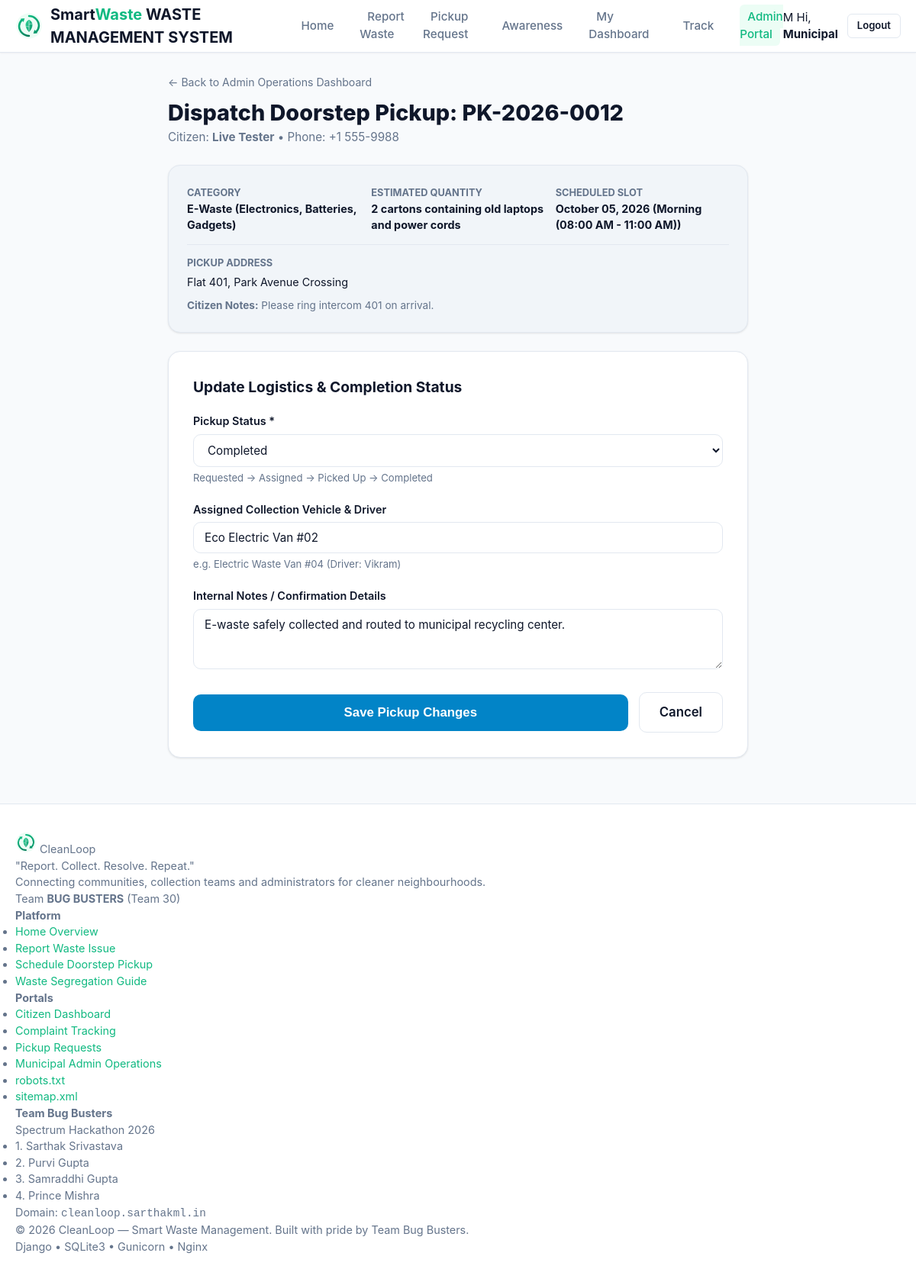
Page /admin-portal/pickup/PK-2026-0012/ (signed in) on the committed database.
### waste_management/models.py (models this page shows, shortened)
class PickupRequest(models.Model):
    WASTE_CATEGORIES = [
        ('ORGANIC', 'Organic / Wet Waste'),
        ('PLASTIC', 'Plastic (Bottles, Containers, Wrappers)'),
        ('PAPER', 'Paper & Cardboard'),
        ('E_WASTE', 'E-Waste (Electronics, Batteries, Gadgets)'),
        ('GLASS', 'Glass (Bottles, Jars, Broken Glass)'),
        ('METAL', 'Metal & Scrap Materials'),
        ('GENERAL', 'General Solid Waste'),
        ('OTHER', 'Other Miscellaneous Waste'),
    ]
    STATUS_CHOICES = [
        ('REQUESTED', 'Requested'),
        ('ASSIGNED', 'Assigned'),
        ('PICKED_UP', 'Picked Up'),
        ('COMPLETED', 'Completed'),
    ]
    pickup_id = models.CharField(max_length=30, unique=True, editable=False, db_index=True)
    user = models.ForeignKey(User, on_delete=models.CASCADE, related_name='pickup_requests')
    waste_category = models.CharField(max_length=30, choices=WASTE_CATEGORIES)
    quantity = models.CharField(max_length=100, help_text="e.g. 2 bags, 1 carton box, ~10 kg")
    pickup_address = models.TextField(help_text="Complete address with flat/door number")
    preferred_date = models.DateField(help_text="Preferred collection date")
    preferred_time = models.CharField(
        max_length=50,
        default='Morning (09:00 AM - 12:00 PM)',
        help_text="Time window for pickup"
    )
    notes = models.TextField(blank=True, help_text="Access instructions, gate codes, or special handling")
    status = models.CharField(max_length=20, choices=STATUS_CHOICES, default='REQUESTED')
    assigned_vehicle = models.CharField(max_length=100, blank=True, default='', help_text="Vehicle or team assigned")
    admin_notes = models.TextField(blank=True, default='')
    created_at = models.DateTimeField(auto_now_add=True)
    updated_at = models.DateTimeField(auto_now=True)
    class Meta:
        ordering = ['-created_at']

class UserProfile(models.Model):
    user = models.OneToOneField(User, on_delete=models.CASCADE, related_name='profile')
    phone = models.CharField(max_length=20, blank=True, help_text="Contact number for SMS/call verification")
    address = models.CharField(max_length=255, blank=True, help_text="Default residence or society address")
    is_admin_staff = models.BooleanField(default=False, help_text="Designates if this citizen is an admin staff member")
    created_at = models.DateTimeField(auto_now_add=True)

### waste_management/views.py (the view)
# urls.py: path('admin-portal/pickup/<str:pickup_id>/', views.admin_pickup_update_view, name='admin_pickup_update'),
@login_required
@user_passes_test(is_staff_or_admin, login_url='landing')
def admin_pickup_update_view(request, pickup_id):
    pickup = get_object_or_404(PickupRequest, pickup_id=pickup_id)
    if request.method == 'POST':
        form = AdminPickupUpdateForm(request.POST, instance=pickup)
        if form.is_valid():
            form.save()
            messages.success(request, f"Pickup request {pickup.pickup_id} updated successfully.")
            return redirect('admin_dashboard')
        else:
            messages.error(request, "Failed to update pickup request.")
    else:
        form = AdminPickupUpdateForm(instance=pickup)
    context = {
        'pickup': pickup,
        'form': form,
    }
    return render(request, 'waste_management/admin_pickup_update.html', context)

### templates/waste_management/admin_pickup_update.html (shortened to what this page needs)
{% extends 'base.html' %}
{% block content %}
<div style="max-width: 760px; margin: 0 auto;">
  <div style="margin-bottom: 24px;">
    <a href="{% url 'admin_dashboard' %}" style="font-size: 0.88rem; color: var(--text-muted); display: inline-flex; align-items: center; gap: 4px; margin-bottom: 8px;">
      ← Back to Admin Operations Dashboard
    </a>
    <h1 style="font-size: 1.8rem; font-weight: 800; color: var(--text-main);">
      Dispatch Doorstep Pickup: {{ pickup.pickup_id }}
    </h1>
    <p style="color: var(--text-muted); font-size: 0.95rem;">
      Citizen: <strong>{{ pickup.user.get_full_name|default:pickup.user.username }}</strong> • Phone: {{ pickup.user.profile.phone|default:"N/A" }}
    </p>
  </div>
  <div class="card" style="margin-bottom: 24px; background: var(--bg-alt);">
    <div style="display: grid; grid-template-columns: repeat(auto-fit, minmax(200px, 1fr)); gap: 14px; font-size: 0.9rem;">
      <div>
        <span style="color: var(--text-muted); font-size: 0.8rem; font-weight: 700;">CATEGORY</span>
        <div style="font-weight: 700;">{{ pickup.get_waste_category_display }}</div>
      </div>
      <div>
        <span style="color: var(--text-muted); font-size: 0.8rem; font-weight: 700;">ESTIMATED QUANTITY</span>
        <div style="font-weight: 700;">{{ pickup.quantity }}</div>
      </div>
      <div>
        <span style="color: var(--text-muted); font-size: 0.8rem; font-weight: 700;">SCHEDULED SLOT</span>
        <div style="font-weight: 700;">{{ pickup.preferred_date|date:"F d, Y" }} ({{ pickup.preferred_time }})</div>
      </div>
    </div>
    <div style="margin-top: 14px; padding-top: 12px; border-top: 1px solid var(--border-color); font-size: 0.9rem;">
      <span style="color: var(--text-muted); font-size: 0.8rem; font-weight: 700;">PICKUP ADDRESS</span>
      <p style="margin-top: 4px; color: var(--text-main);">{{ pickup.pickup_address }}</p>
    </div>
    {% if pickup.notes %}
      <div style="margin-top: 10px; font-size: 0.85rem; color: var(--text-muted);">
        <strong>Citizen Notes:</strong> {{ pickup.notes }}
      </div>
    {% endif %}
  </div>
  <div class="card" style="padding: 32px;">
    <h3 style="font-size: 1.2rem; font-weight: 700; margin-bottom: 20px;">Update Logistics & Completion Status</h3>
    <form method="POST">
      <div class="form-group">
        <label class="form-label" for="{{ form.status.id_for_label }}">
          Pickup Status *
        </label>
        {{ form.status }}
        <div class="form-text">Requested → Assigned → Picked Up → Completed</div>
      </div>
      <div class="form-group">
        <label class="form-label" for="{{ form.assigned_vehicle.id_for_label }}">
          Assigned Collection Vehicle & Driver
        </label>
        {{ form.assigned_vehicle }}
        <div class="form-text">e.g. Electric Waste Van #04 (Driver: Vikram)</div>
      </div>
      <div class="form-group">
        <label class="form-label" for="{{ form.admin_notes.id_for_label }}">
          Internal Notes / Confirmation Details
        </label>
        {{ form.admin_notes }}
      </div>
      <div style="display: flex; gap: 14px; align-items: center; margin-top: 24px;">
        <button type="submit" class="btn btn-secondary btn-lg" style="flex: 1;">
          Save Pickup Changes
        </button>
        <a href="{% url 'admin_dashboard' %}" class="btn btn-outline btn-lg">
          Cancel
        </a>
      </div>
    </form>
  </div>
</div>
{% endblock %}

### templates/base.html (shortened to what this page needs)
{% load static %}
<!DOCTYPE html>
<html lang="en">
<head>
  <link rel="stylesheet" href="{% static 'css/style.css' %}">
</head>
<body>
  <header class="navbar" role="banner">
    <div class="container nav-container">
      <a href="{% url 'landing' %}" class="brand-logo" aria-label="SmartWaste Home">
        <img src="{% static 'images/cleanloop-mark.svg' %}" alt="SmartWaste Mark" width="36" height="36" class="brand-mark-img">
        <div class="brand-text">
          <span class="brand-name">Smart<span class="highlight">Waste</span></span>
          <span class="brand-sub">WASTE MANAGEMENT SYSTEM</span>
        </div>
      </a>
      <nav aria-label="Primary Navigation">
        <ul class="nav-menu" id="navMenu">
          <li><a href="{% url 'landing' %}" class="nav-link {% if request.resolver_match.url_name == 'landing' %}active{% endif %}">Home</a></li>
          <li><a href="{% url 'report_waste' %}" class="nav-link {% if request.resolver_match.url_name == 'report_waste' %}active{% endif %}">Report Waste</a></li>
          <li><a href="{% url 'pickup_request' %}" class="nav-link {% if request.resolver_match.url_name == 'pickup_request' %}active{% endif %}">Pickup Request</a></li>
          <li><a href="{% url 'awareness' %}" class="nav-link {% if request.resolver_match.url_name == 'awareness' %}active{% endif %}">Awareness</a></li>
          {% if user.is_authenticated %}
            <li><a href="{% url 'citizen_dashboard' %}" class="nav-link {% if request.resolver_match.url_name == 'citizen_dashboard' %}active{% endif %}">My Dashboard</a></li>
            <li><a href="{% url 'complaint_tracking' %}" class="nav-link {% if request.resolver_match.url_name == 'complaint_tracking' %}active{% endif %}">Track</a></li>
            {% if user.is_staff or user.profile.is_admin_staff or user.is_superuser %}
              <li><a href="{% url 'admin_dashboard' %}" class="nav-link admin-nav-link {% if 'admin' in request.resolver_match.url_name %}active{% endif %}">Admin Portal</a></li>
            {% endif %}
          {% endif %}
        </ul>
      </nav>
      <div class="nav-actions">
        {% if user.is_authenticated %}
          <div class="user-greeting">
            <span class="user-avatar-circle" aria-hidden="true">{{ user.first_name|default:user.username|make_list|first|upper }}</span>
            <span class="user-name-text">Hi, <strong>{{ user.first_name|default:user.username }}</strong></span>
          </div>
          <a href="{% url 'logout' %}" class="btn btn-outline btn-sm">Logout</a>
        {% else %}
          <a href="{% url 'login' %}" class="btn btn-outline btn-sm">Login</a>
          <a href="{% url 'register' %}" class="btn btn-primary btn-sm">Register</a>
        {% endif %}
      </div>
    </div>
  </header>
  <main class="main-content" id="main-content">
    <div class="container">
      {% block content %}
      {% endblock %}
    </div>
  </main>
  <footer class="footer" role="contentinfo">
    <div class="container footer-grid">
      <div class="footer-brand-col">
        <div class="footer-brand">
          <img src="{% static 'images/cleanloop-mark.svg' %}" alt="CleanLoop Mark" width="28" height="28">
          <span class="footer-brand-name">Clean<span class="highlight">Loop</span></span>
        </div>
        <p class="footer-tagline">"Report. Collect. Resolve. Repeat."</p>
        <p class="footer-subline">Connecting communities, collection teams and administrators for cleaner neighbourhoods.</p>
        <div class="footer-badge">
           Team <strong>BUG BUSTERS</strong> (Team 30)
        </div>
      </div>
      <div class="footer-nav-col">
        <h4>Platform</h4>
        <ul>
          <li><a href="{% url 'landing' %}">Home Overview</a></li>
          <li><a href="{% url 'report_waste' %}">Report Waste Issue</a></li>
          <li><a href="{% url 'pickup_request' %}">Schedule Doorstep Pickup</a></li>
          <li><a href="{% url 'awareness' %}">Waste Segregation Guide</a></li>
        </ul>
      </div>
      <div class="footer-nav-col">
        <h4>Portals</h4>
        <ul>
          {% if user.is_authenticated %}
            <li><a href="{% url 'citizen_dashboard' %}">Citizen Dashboard</a></li>
            <li><a href="{% url 'complaint_tracking' %}">Complaint Tracking</a></li>
            <li><a href="{% url 'pickup_list' %}">Pickup Requests</a></li>
            {% if user.is_staff or user.profile.is_admin_staff or user.is_superuser %}
              <li><a href="{% url 'admin_dashboard' %}">Municipal Admin Operations</a></li>
            {% endif %}
          {% else %}
            <li><a href="{% url 'login' %}">Citizen & Staff Login</a></li>
            <li><a href="{% url 'register' %}">Create Citizen Account</a></li>
          {% endif %}
          <li><a href="/robots.txt">robots.txt</a></li>
          <li><a href="/sitemap.xml">sitemap.xml</a></li>
        </ul>
      </div>
      <div class="footer-team-col">
        <h4>Team Bug Busters</h4>
        <p class="team-subtext">Spectrum Hackathon 2026</p>
        <ul class="team-list">
          <li>1. Sarthak Srivastava</li>
          <li>2. Purvi Gupta</li>
          <li>3. Samraddhi Gupta</li>
          <li>4. Prince Mishra</li>
        </ul>
        <p class="production-domain">Domain: <code>cleanloop.sarthakml.in</code></p>
      </div>
    </div>
    <div class="container footer-bottom">
      <p>© 2026 CleanLoop — Smart Waste Management. Built with pride by Team Bug Busters.</p>
      <div class="footer-tech-stack">
        <span>Django</span> • <span>SQLite3</span> • <span>Gunicorn</span> • <span>Nginx</span>
      </div>
    </div>
  </footer>
</body>
</html>

### rows in the picture
PickupRequest: pickup_id "PK-2026-0012", user.get_full_name "Live Tester", user.profile.phone "+1 555-9988", waste_category "E-Waste (Electronics, Batteries, Gadgets)", quantity "2 cartons containing old laptops and power cords", preferred_date "October 05, 2026", preferred_time "Morning (08:00 AM - 11:00 AM)", pickup_address "Flat 401, Park Avenue Crossing", notes "Please ring intercom 401 on arrival.", status "Completed", assigned_vehicle "Eco Electric Van #02", admin_notes "E-waste safely collected and routed to municipal recycling center."

### other values in the picture
{{ user.first_name|default:user.username|make_list|first|upper }} "M"
{{ user.first_name|default:user.username }} "Municipal"
